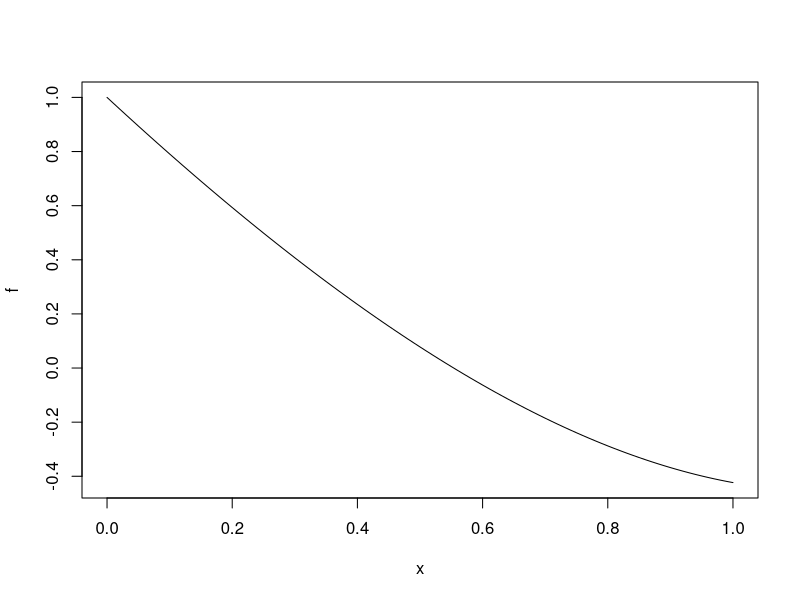

Source code (R):
secante = function(f, x0, x1, tol, maxiter = 100){
  f0 = f(x0)
  f1 = f(x1)
  k = 0
  while (abs(x1 - x0) > tol && k <= maxiter ) {
    k = k+1
    pendiente = (f1 - f0)/(x1 - x0)
    if (pendiente == 0) return( cero = NA, f.cero = NA, iter = k, ErrorEst = NA)
    x2 = x1 - f1/pendiente
    f2 = f(x2)
    x0 = x1; f0 = f1
    x1 = x2; f1 = f2
    # Imprimir iteraciones
    cat(x1, x2, abs(x1-x0), "\n")
  }
  if (k > maxiter) {
     warning("No se alcanzó el número de iteraciones")
  }
  #return(list(cero=x2, f.cero=f2, iter=k, ErrorEst =abs(x2-x1)))
}
##--- Pruebas
f = function(x) exp(x)-pi*x
plot(f,0, 1)
secante(f, 0, 2, 1e-15, 10)
